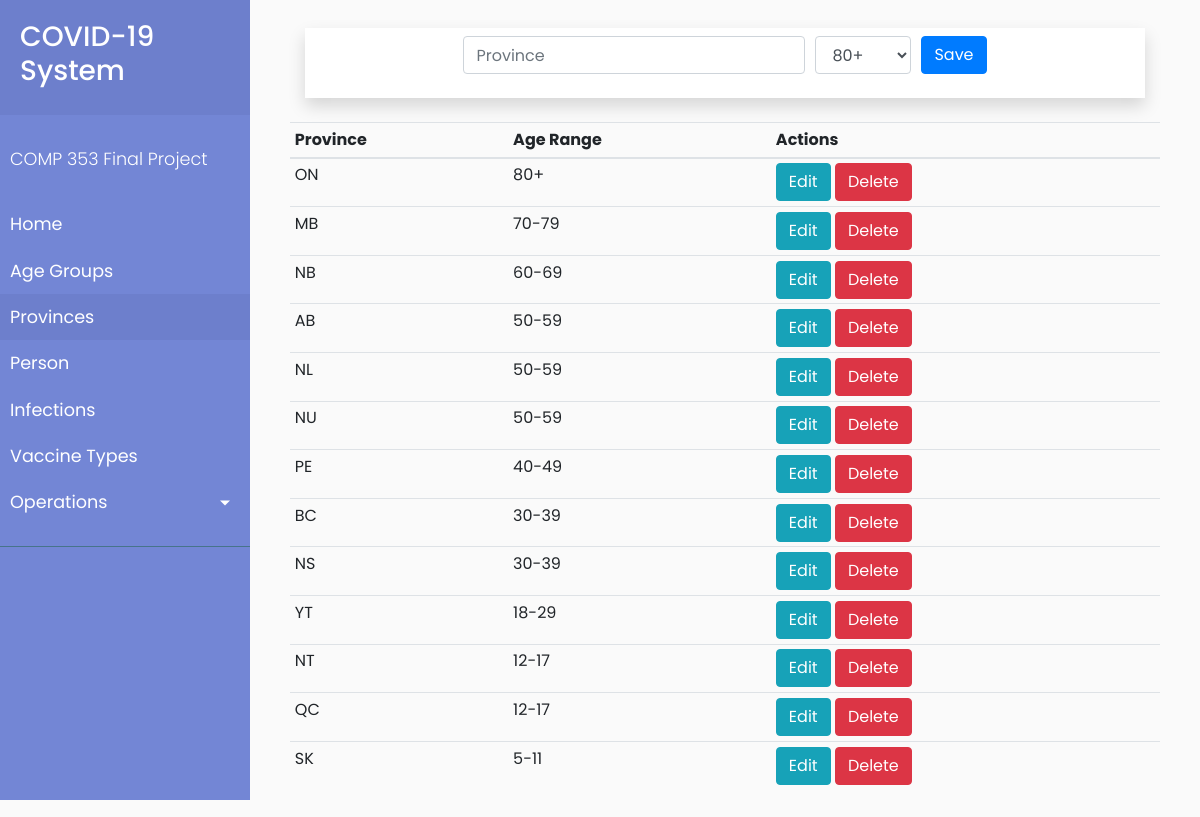
/client/provinces.php, run on the app's committed database.
### tables this page shows
CREATE TABLE ProvinceCurrentAgeGroup (
  provinceID VARCHAR(2),
  ageGroupID int,
  PRIMARY KEY (provinceID),
  FOREIGN KEY (ageGroupID) REFERENCES AgeGroup(ageGroupID)
);

CREATE TABLE AgeGroup (
ageGroupID int,
 ageRange VARCHAR(20),
  PRIMARY KEY (ageGroupID)
);

### client/processProvinces.php (called while the page is built, shortened)
<?php
$provinceID = '';
$ageGroupID = '';
$update = false;

### client/provinces.php (the view, shortened to what this page needs)
<?php
    include('common/header.php');
?>
        <div id="content">
            <?php require_once 'processProvinces.php'; ?>
            <div class="container">
                <div class="container mt-2 mb-4 p-2 shadow bg-white">
                    <div class="row justify-content-center">
                        <form action="processProvinces.php" method="POST">
                            <div class="form-row justify-center">
                                <div class="col-auto form-group">
                                    <input type="text" name="provinceID" class="form-control" value="<?php echo $provinceID; ?>" placeholder="Province">
                                </div>
                                <div class="col-auto form-group">
                                    <select class="form-control" name="ageGroupID" placeholder="Choose Age Group" value="<?php echo $ageGroupID; ?>">
                                        <?php
                                        $mysqli = new mysqli('c353.c9ohujn2mpyl.us-east-1.rds.amazonaws.com', 'admin', 'hello123', 'PROJECT') or die(mysqli_error($mysqli));
                                        $result = $mysqli->query("SELECT * FROM AgeGroup") or die($mysqli->error);
                                        while ($row = $result->fetch_assoc()): ?>
                                            <option <?php echo $row['ageGroupID'] == $ageGroupID ? 'selected': '' ?> value=<?php echo $row['ageGroupID']; ?>><?php echo $row['ageRange']; ?></option>
                                        <?php endwhile; ?>
                                    </select>
                                </div>
                                <div class="col-auto form-group">
                                    <?php
                                    if ($update == true) :
                                    ?>
                                        <button type="submit" name="update" class="btn btn-info">Update</button>
                                    <?php else : ?>
                                        <button type="submit" name="save" class="btn btn-primary">Save</button>
                                    <?php endif; ?>
                                </div>
                        </form>
                    </div>
                </div>
            </div>
            <?php
            $mysqli = new mysqli('c353.c9ohujn2mpyl.us-east-1.rds.amazonaws.com', 'admin', 'hello123', 'PROJECT') or die(mysqli_error($mysqli));
            $result = $mysqli->query("SELECT * FROM ProvinceCurrentAgeGroup p, AgeGroup a WHERE p.ageGroupID = a.ageGroupID") or die($mysqli->error);
            ?>
            <div class="row justify-content-center">
                <table class="table table-sm">
                    <thead>
                        <tr>
                            <th>Province</th>
                            <th>Age Range</th>
                            <th colspan=2>Actions</th>
                        </tr>
                    </thead>
                    <?php
                    while ($row = $result->fetch_assoc()) : ?>
                        <tr>
                            <td><?php echo $row['provinceID']; ?></td>
                            <td><?php echo $row['ageRange']; ?></td>
                            <td>
                                <a href="provinces.php?edit=<?php echo $row['provinceID']; ?>" class="btn btn-info"> Edit </a>
                                <a href="processProvinces.php?delete=<?php echo $row['provinceID']; ?>" class="btn btn-danger"> Delete </a>
                            </td>
                        </tr>
                    <?php endwhile; ?>
                </table>
            </div>
            </div>
        </div>
<?php
    include('common/footer.php');
?>

### client/index.css (style rules this page uses)
body { font-family: "Poppins", sans-serif; background: #fafafa; }
a, a:hover, a:focus { color: inherit; text-decoration: none; transition: all 0.3s; }
#content { width: calc(100% - 250px); padding: 20px 40px 40px 40px; min-height: 100vh; transition: all 0.3s; position: absolute; top: 0; right: 0; }

### data on the page
provincecurrentagegroup: provinceID "ON", ageGroupID.ageRange "80+"
provincecurrentagegroup: provinceID "MB", ageGroupID.ageRange "70-79"
provincecurrentagegroup: provinceID "NB", ageGroupID.ageRange "60-69"
provincecurrentagegroup: provinceID "AB", ageGroupID.ageRange "50-59"
provincecurrentagegroup: provinceID "NL", ageGroupID.ageRange "50-59"
provincecurrentagegroup: provinceID "NU", ageGroupID.ageRange "50-59"
provincecurrentagegroup: provinceID "PE", ageGroupID.ageRange "40-49"
provincecurrentagegroup: provinceID "BC", ageGroupID.ageRange "30-39"
provincecurrentagegroup: provinceID "NS", ageGroupID.ageRange "30-39"
provincecurrentagegroup: provinceID "YT", ageGroupID.ageRange "18-29"
provincecurrentagegroup: provinceID "NT", ageGroupID.ageRange "12-17"
provincecurrentagegroup: provinceID "QC", ageGroupID.ageRange "12-17"
provincecurrentagegroup: provinceID "SK", ageGroupID.ageRange "5-11"

### other printed values
form field ageGroupID "80+"
